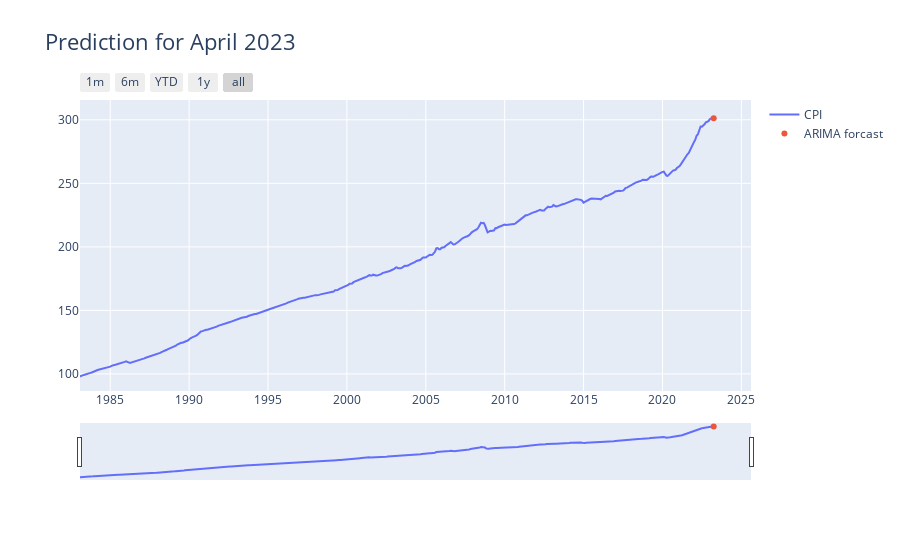

Notebook code for this chart:
### Code cell
fig = go.Figure()
fig.add_trace(go.Scatter(x = df['CPI'].index, y = df['CPI'], mode = 'lines', name = 'CPI'))

fig.add_trace(go.Scatter(x = forecast.index, y = [forecast[0]+rmean[-1]], mode = 'markers', name = 'ARIMA forcast'))

fig.update_layout(
        xaxis=dict(
            rangeselector=dict(
                buttons=list([
                    dict(count=1,
                        label="1m",
                        step="month",
                        stepmode="backward"),
                    dict(count=6,
                        label="6m",
                        step="month",
                        stepmode="backward"),
                    dict(count=1,
                        label="YTD",
                        step="year",
                        stepmode="todate"),
                    dict(count=1,
                        label="1y",
                        step="year",
                        stepmode="backward"),
                    dict(step="all")
                ])
            ),
            rangeslider=dict(
                visible=True
            ),
            type="date"
        )
    )
fig.update_layout(title=dict(text = 'Prediction for April 2023', font = dict(size = 22)))

fig.show()

### Figure 1 — Plotly figure (JSON) as saved in the notebook; plotly's stock layout.template omitted (floating-point values rounded to 4 significant figures; data arrays with more than 128 entries replaced by an {"elided": "..."} marker saying what was removed)
{"data": [{"mode": "lines", "name": "CPI", "type": "scatter", "x": {"elided": "482 str values"}, "y": {"elided": "482 float values"}}, {"mode": "markers", "name": "ARIMA forcast", "type": "scatter", "x": ["2023-04-01T00:00:00"], "y": [301.2]}], "layout": {"title": {"font": {"size": 22}, "text": "Prediction for April 2023"}, "xaxis": {"rangeselector": {"buttons": [{"count": 1, "label": "1m", "step": "month", "stepmode": "backward"}, {"count": 6, "label": "6m", "step": "month", "stepmode": "backward"}, {"count": 1, "label": "YTD", "step": "year", "stepmode": "todate"}, {"count": 1, "label": "1y", "step": "year", "stepmode": "backward"}, {"step": "all"}]}, "rangeslider": {"visible": true}, "type": "date"}}}
